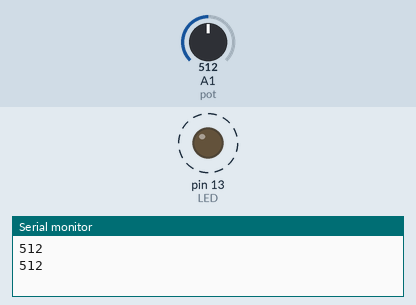
A sketch run on a simulated Arduino Uno, built with avr-gcc and run on an emulated ATmega328P. On the bench: output pins drawn as LEDs (lit = HIGH), the last lines printed to the serial monitor. Dashed ring = blinking. The test bench sets the inputs (shaded band); at power-on: A1 (pot) = 512.

Above: at 1.8 s.
1.9 s: A1 (pot) set to 306
At 2.2 s:
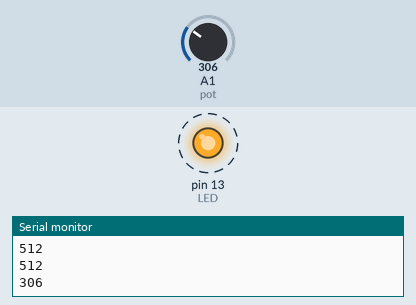
5.4 s: A1 (pot) set to 122
At 5.56 s:
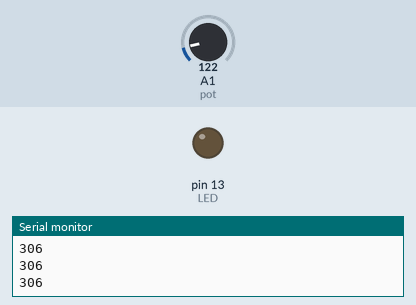
Timing chart, 0 to 14.9 s (numbered marks = the images above; inputs shaded):
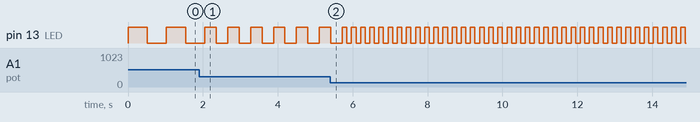

The sketch:

AcenderLedProporcionalPot.ino
```cpp
// C++ code
// potenciometro
int pot = A1;

// pino LED
int LED = 13;

// variável para armazenar o valor lido
int valor = 0;

void setup()
{
  // Inicializa o pino do LED como saída
  pinMode(LED, OUTPUT);

  // Inicializa a comunicação serial a 9600 bps
  Serial.begin(9600);
}

void loop()
{
  // Lê o valor do potenciômetro
  valor = analogRead(pot);

  // Imprime o valor lido no monitor serial
  Serial.println(valor);

  // Controla o LED com atraso baseado no valor do potenciômetro
  digitalWrite(LED, HIGH);
  delay(valor);
  digitalWrite(LED, LOW);
  delay(valor);
}
```

Measured:
- after the input at 1.9 s, pin 13 (LED): alternates HIGH for 0.31 s and LOW for 0.31 s, starting after 0.46 s
- by itself, pin 13 (LED): alternates HIGH for 0.51 s and LOW for 0.51 s
